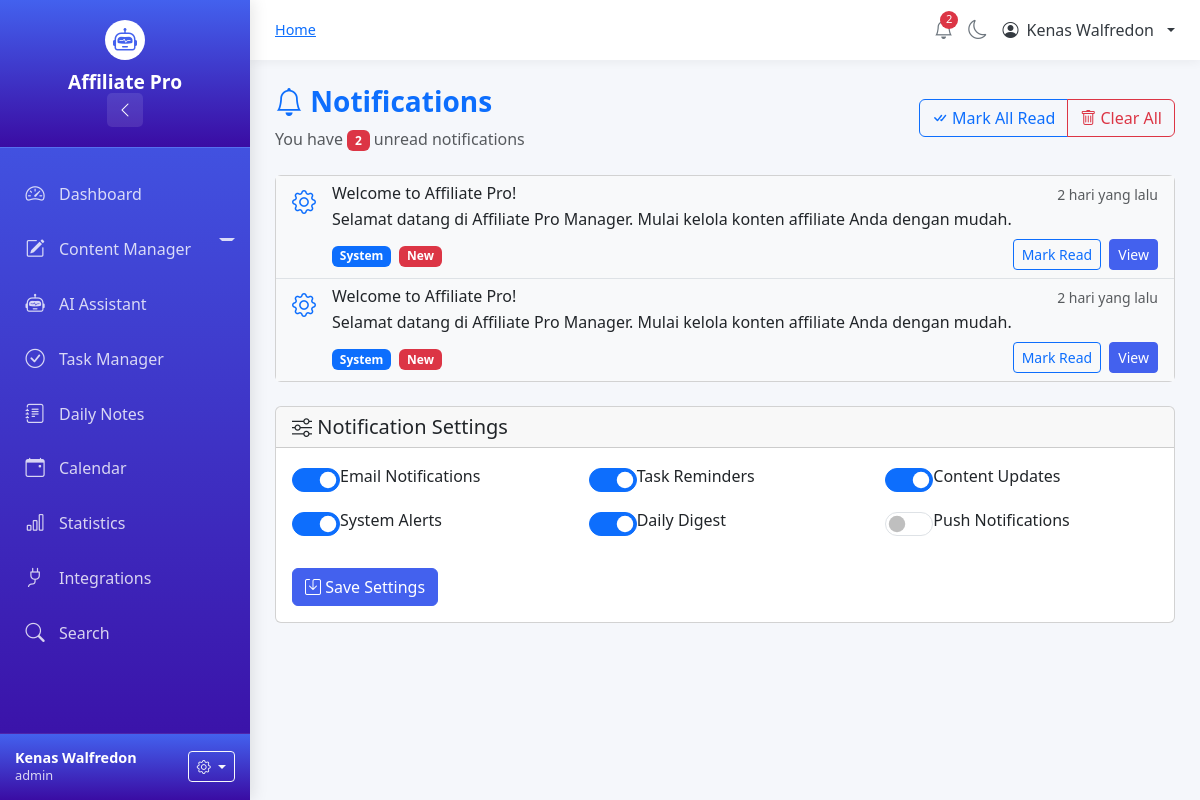
Page /notifications (signed in) on the earlier database version.
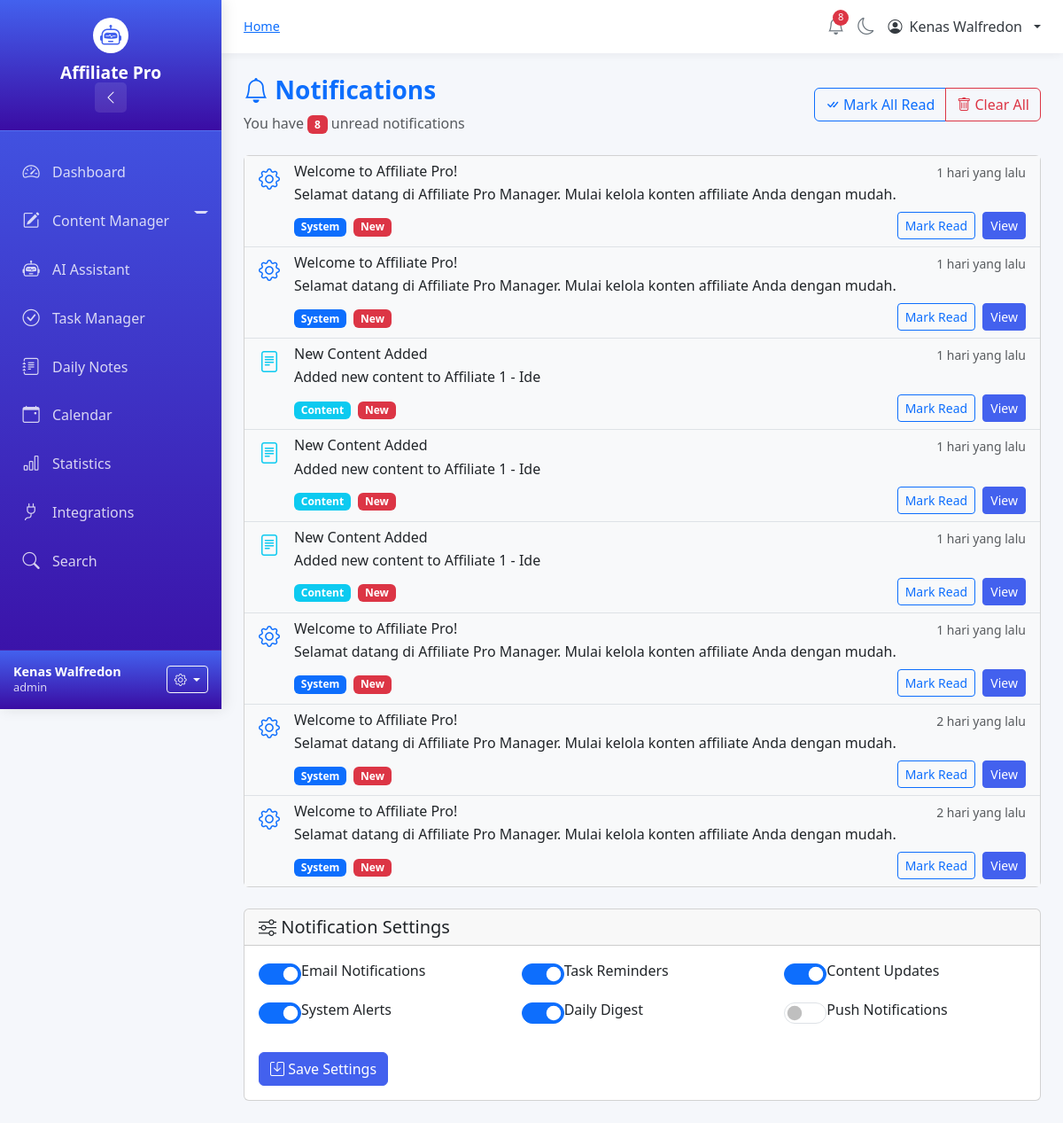
Same page on the later database version.
### tables this page shows
CREATE TABLE notifications (
            id INTEGER PRIMARY KEY AUTOINCREMENT,
            username TEXT NOT NULL,
            type TEXT NOT NULL,
            title TEXT NOT NULL,
            message TEXT NOT NULL,
            is_read BOOLEAN DEFAULT 0,
            action_url TEXT,
            created_at TIMESTAMP DEFAULT CURRENT_TIMESTAMP,
            FOREIGN KEY (username) REFERENCES users(username) ON DELETE CASCADE
        );

### app.py (the view, shortened to what this page needs)
@app.route("/notifications")
@login_required
def notifications():
    conn = get_db()
    c = conn.cursor()
    try:
        c.execute("""
            SELECT
                id,
                type,
                title,
                message,
                is_read,
                created_at,
                action_url
            FROM notifications
            WHERE username=?
            ORDER BY created_at DESC
            LIMIT 50
        """, (session['username'],))
        notifications_list = c.fetchall()
    except:
        notifications_list = []
    mark_read = request.args.get('mark_read')
    try:
        c.execute("""
            SELECT COUNT(*) FROM notifications
            WHERE username=? AND is_read=0
        """, (session['username'],))
        result = c.fetchone()
        unread_count = result[0] if result else 0
    except:
        unread_count = 0
    conn.close()
    return render_template("notifications.html",
                         notifications=notifications_list,
                         unread_count=unread_count)

### templates/notifications.html (shortened to what this page needs)
{% extends "base.html" %}
{% block content %}
<div class="notifications-page">
    <div class="row mb-4">
        <div class="col">
            <div class="d-flex justify-content-between align-items-center">
                <div>
                    <h1 class="h3 fw-bold text-primary">
                        <i class="bi bi-bell"></i> Notifications
                    </h1>
                    <p class="text-muted mb-0">
                        {% if unread_count > 0 %}
                        You have <span class="badge bg-danger">{{ unread_count }}</span> unread notifications
                        {% else %}
                        All caught up!
                        {% endif %}
                    </p>
                </div>
                <div class="btn-group">
                    <a href="/notifications?mark_read=all" class="btn btn-outline-primary">
                        <i class="bi bi-check-all"></i> Mark All Read
                    </a>
                    <a href="/notifications/clear" class="btn btn-outline-danger"
                       onclick="return confirm('Clear all notifications?')">
                        <i class="bi bi-trash"></i> Clear All
                    </a>
                </div>
            </div>
        </div>
    </div>
    <div class="row">
        <div class="col">
            <div class="card">
                <div class="card-body p-0">
                    {% if notifications %}
                    <div class="list-group list-group-flush">
                        {% for notification in notifications %}
                        <div class="list-group-item {% if not notification.is_read %}bg-light{% endif %}">
                            <div class="d-flex">
                                <div class="flex-shrink-0">
                                    <i class="bi bi-{% if notification.type == 'task' %}check-circle{% elif notification.type == 'content' %}file-text{% elif notification.type == 'system' %}gear{% else %}info-circle{% endif %}
                                        text-{% if notification.type == 'task' %}warning{% elif notification.type == 'content' %}info{% elif notification.type == 'system' %}primary{% else %}success{% endif %}
                                        fs-4 mt-1"></i>
                                </div>
                                <div class="flex-grow-1 ms-3">
                                    <div class="d-flex justify-content-between align-items-start">
                                        <h6 class="mb-1">{{ notification.title }}</h6>
                                        <small class="text-muted">
                                            {{ notification.created_at|calculate_time_ago }}
                                        </small>
                                    </div>
                                    <p class="mb-1">{{ notification.message }}</p>
                                    <div class="d-flex justify-content-between align-items-center mt-2">
                                        <div>
                                            <span class="badge bg-{% if notification.type == 'task' %}warning{% elif notification.type == 'content' %}info{% elif notification.type == 'system' %}primary{% else %}success{% endif %}">
                                                {{ notification.type|title }}
                                            </span>
                                            {% if not notification.is_read %}
                                            <span class="badge bg-danger ms-1">New</span>
                                            {% endif %}
                                        </div>
                                        <div>
                                            {% if not notification.is_read %}
                                            <a href="/notification/{{ notification.id }}/read"
                                               class="btn btn-sm btn-outline-primary">
                                                Mark Read
                                            </a>
                                            {% endif %}
                                            {% if notification.action_url %}
                                            <a href="{{ notification.action_url }}"
                                               class="btn btn-sm btn-primary ms-1">
                                                View
                                            </a>
                                            {% endif %}
                                        </div>
                                    </div>
                                </div>
                            </div>
                        </div>
                        {% endfor %}
                    </div>
                    {% else %}
                    <div class="text-center py-5">
                        <i class="bi bi-bell-slash text-muted fs-1"></i>
                        <p class="mt-3">No notifications yet</p>
                        <p class="text-muted small">You'll see notifications here for tasks, content updates, and system alerts.</p>
                    </div>
                    {% endif %}
                </div>
            </div>
        </div>
    </div>
    <div class="row mt-4">
        <div class="col">
            <div class="card">
                <div class="card-header">
                    <h5 class="mb-0">
                        <i class="bi bi-sliders"></i> Notification Settings
                    </h5>
                </div>
                <div class="card-body">
                    <form>
                        <div class="row">
                            <div class="col-md-4 mb-3">
                                <div class="form-check form-switch">
                                    <input class="form-check-input" type="checkbox" id="emailNotifications" checked>
                                    <label class="form-check-label" for="emailNotifications">
                                        Email Notifications
                                    </label>
                                </div>
                            </div>
                            <div class="col-md-4 mb-3">
                                <div class="form-check form-switch">
                                    <input class="form-check-input" type="checkbox" id="taskReminders" checked>
                                    <label class="form-check-label" for="taskReminders">
                                        Task Reminders
                                    </label>
                                </div>
                            </div>
                            <div class="col-md-4 mb-3">
                                <div class="form-check form-switch">
                                    <input class="form-check-input" type="checkbox" id="contentUpdates" checked>
                                    <label class="form-check-label" for="contentUpdates">
                                        Content Updates
                                    </label>
                                </div>
                            </div>
                        </div>
                        <div class="row">
                            <div class="col-md-4 mb-3">
                                <div class="form-check form-switch">
                                    <input class="form-check-input" type="checkbox" id="systemAlerts" checked>
                                    <label class="form-check-label" for="systemAlerts">
                                        System Alerts
                                    </label>
                                </div>
                            </div>
                            <div class="col-md-4 mb-3">
                                <div class="form-check form-switch">
                                    <input class="form-check-input" type="checkbox" id="dailyDigest" checked>
                                    <label class="form-check-label" for="dailyDigest">
                                        Daily Digest
                                    </label>
                                </div>
                            </div>
                            <div class="col-md-4 mb-3">
                                <div class="form-check form-switch">
                                    <input class="form-check-input" type="checkbox" id="pushNotifications">
                                    <label class="form-check-label" for="pushNotifications">
                                        Push Notifications
                                    </label>
                                </div>
                            </div>
                        </div>
                        <div class="mt-3">
                            <button type="submit" class="btn btn-primary">
                                <i class="bi bi-save"></i> Save Settings
                            </button>
                        </div>
                    </form>
                </div>
            </div>
        </div>
    </div>
</div>
{% endblock %}

### templates/base.html (shortened to what this page needs)
<!DOCTYPE html>
<html lang="id" data-theme="light">
<head>
    <link href="https://cdn.jsdelivr.net/npm/bootstrap@5.3.0/dist/css/bootstrap.min.css" rel="stylesheet">
    <link rel="stylesheet" href="https://cdn.jsdelivr.net/npm/bootstrap-icons@1.10.0/font/bootstrap-icons.css">
    <link rel="stylesheet" href="https://cdnjs.cloudflare.com/ajax/libs/font-awesome/6.4.0/css/all.min.css">
</head>
<body data-theme="light">
    <div class="sidebar" id="sidebar">
        <div class="sidebar-header">
            <div class="logo">
                <i class="bi bi-robot"></i>
            </div>
            <h3>Affiliate Pro</h3>
            <button class="toggle-btn" id="sidebarToggle">
                <i class="bi bi-chevron-left"></i>
            </button>
        </div>
        <div class="sidebar-menu">
            <ul class="nav flex-column">
                <li class="nav-item">
                    <a class="nav-link {% if request.endpoint == 'dashboard' %}active{% endif %}" href="{{ url_for('dashboard') }}">
                        <i class="bi bi-speedometer2"></i>
                        <span>Dashboard</span>
                    </a>
                </li>
                <li class="nav-item dropdown">
                    <a class="nav-link has-dropdown dropdown-toggle {% if request.endpoint in ['content_manager', 'ide_manager', 'stok_manager', 'skrip_manager', 'strategi_manager', 'manage'] %}active{% endif %}"
                       href="#"
                       id="contentManagerDropdown"
                       role="button"
                       data-bs-toggle="dropdown"
                       aria-expanded="false">
                        <i class="bi bi-pencil-square"></i>
                        <span>Content Manager</span>
                    </a>
                </li>
                <li class="nav-item">
                    <a class="nav-link {% if request.endpoint == 'ai_assistant' %}active{% endif %}" href="{{ url_for('ai_assistant') }}">
                        <i class="bi bi-robot"></i>
                        <span>AI Assistant</span>
                    </a>
                </li>
                <li class="nav-item">
                    <a class="nav-link {% if request.endpoint == 'tasks' %}active{% endif %}" href="{{ url_for('tasks') }}">
                        <i class="bi bi-check-circle"></i>
                        <span>Task Manager</span>
                    </a>
                </li>
                <li class="nav-item">
                    <a class="nav-link {% if request.endpoint == 'daily_notes' %}active{% endif %}" href="{{ url_for('daily_notes') }}">
                        <i class="bi bi-journal-text"></i>
                        <span>Daily Notes</span>
                    </a>
                </li>
                <li class="nav-item">
                    <a class="nav-link {% if request.endpoint == 'calendar' %}active{% endif %}" href="{{ url_for('calendar') }}">
                        <i class="bi bi-calendar-event"></i>
                        <span>Calendar</span>
                    </a>
                </li>
                <li class="nav-item">
                    <a class="nav-link {% if request.endpoint == 'statistics' %}active{% endif %}" href="{{ url_for('statistics') }}">
                        <i class="bi bi-bar-chart"></i>
                        <span>Statistics</span>
                    </a>
                </li>
                <li class="nav-item">
                    <a class="nav-link {% if request.endpoint == 'integrations' %}active{% endif %}" href="{{ url_for('integrations') }}">
                        <i class="bi bi-plug"></i>
                        <span>Integrations</span>
                    </a>
                </li>
                <li class="nav-item">
                    <a class="nav-link {% if request.endpoint == 'search' %}active{% endif %}" href="{{ url_for('search') }}">
                        <i class="bi bi-search"></i>
                        <span>Search</span>
                    </a>
                </li>
            </ul>
        </div>
        <div class="sidebar-footer">
            <div class="user-info">
                <div class="user-details">
                    <div class="name">{{ session.get('username', 'User') }}</div>
                    <div class="role">{{ session.get('user_role', 'User') }}</div>
                </div>
                <div class="dropdown">
                    <button class="btn btn-sm btn-outline-light dropdown-toggle" type="button" data-bs-toggle="dropdown">
                        <i class="bi bi-gear"></i>
                    </button>
                </div>
            </div>
        </div>
    </div>
    <div class="main-content" id="mainContent">
        <div class="top-header">
            <nav aria-label="breadcrumb">
                <ol class="breadcrumb">
                    <li class="breadcrumb-item"><a href="{{ url_for('dashboard') }}">Home</a></li>
                </ol>
            </nav>
            <div class="header-actions">
                <button class="notification-btn" id="notificationBtn" data-bs-toggle="dropdown">
                    <i class="bi bi-bell"></i>
                    {% if unread_notifications > 0 %}
                    <span class="notification-badge">{{ unread_notifications }}</span>
                    {% endif %}
                </button>
                <button class="theme-toggle" id="themeToggle">
                    <i class="bi bi-moon"></i>
                </button>
                <div class="dropdown user-dropdown">
                    <button class="dropdown-toggle" type="button" data-bs-toggle="dropdown">
                        <i class="bi bi-person-circle"></i>
                        <span>{{ session.get('username', 'User') }}</span>
                    </button>
                </div>
            </div>
        </div>
        <div class="content-wrapper fade-in">
            {% block content %}{% endblock %}
        </div>
    </div>
</body>
</html>

Differences in the rows shown:
added notifications: title "Welcome to Affiliate Pro!", created_at|calculate_time_ago "1 hari yang lalu", message "Selamat datang di Affiliate Pro Manager. Mulai kelola konten affiliate Anda dengan mudah.", type "System", is_read "New"
added notifications: title "Welcome to Affiliate Pro!", created_at|calculate_time_ago "1 hari yang lalu", message "Selamat datang di Affiliate Pro Manager. Mulai kelola konten affiliate Anda dengan mudah.", type "System", is_read "New"
added notifications: title "New Content Added", created_at|calculate_time_ago "1 hari yang lalu", message "Added new content to Affiliate 1 - Ide", type "Content", is_read "New"
added notifications: title "New Content Added", created_at|calculate_time_ago "1 hari yang lalu", message "Added new content to Affiliate 1 - Ide", type "Content", is_read "New"
added notifications: title "New Content Added", created_at|calculate_time_ago "1 hari yang lalu", message "Added new content to Affiliate 1 - Ide", type "Content", is_read "New"
added notifications: title "Welcome to Affiliate Pro!", created_at|calculate_time_ago "1 hari yang lalu", message "Selamat datang di Affiliate Pro Manager. Mulai kelola konten affiliate Anda dengan mudah.", type "System", is_read "New"
Other differences:
{{ unread_notifications }}: "2" → "8"
{{ unread_count }}: "2" → "8"
